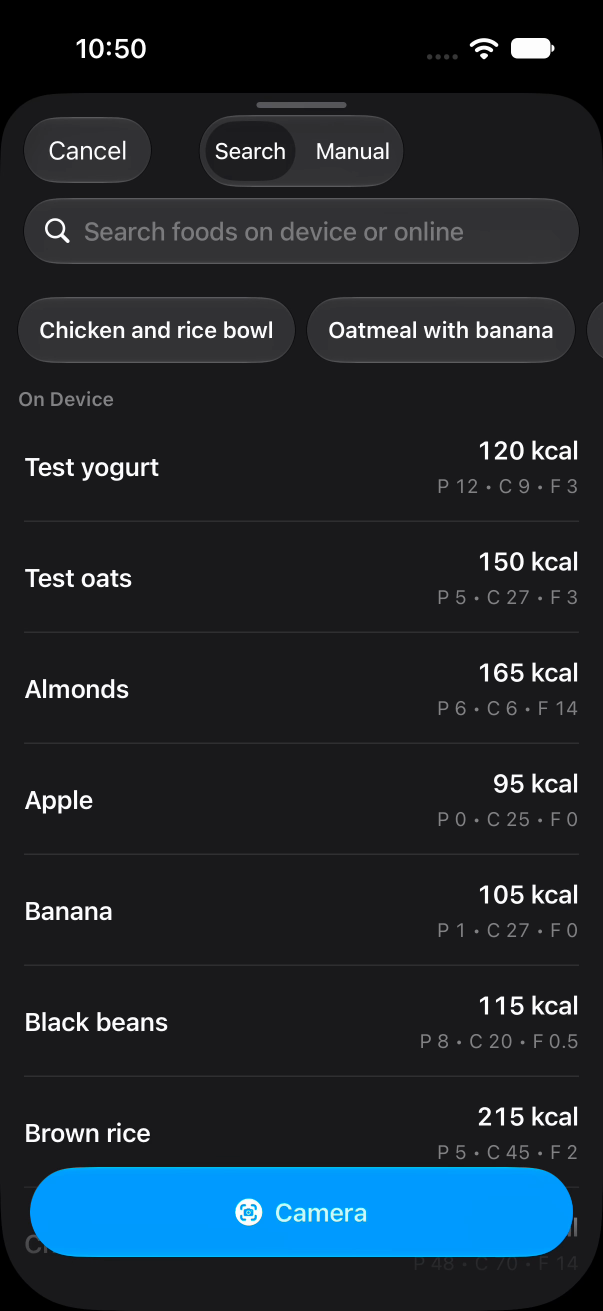
#> input picture docs/evidence/camera-zoom-source-2/prior-before-wide-frame-01.png, 1206 x 2622 px, given as the content of the folder ome/t2/docs/evidence/camera-zoom-source-2/before-wide-frames, which was not available (shown at 1/2 size)
$ python compare.py
#> lines starting #> are read from the running program, lines starting #| are printed output that depends on the picture
"""Viewport-color bounds and fixed-index comparisons, in 402x874 screen points."""
from pathlib import Path
import json
from PIL import Image, ImageDraw, ImageFont

OUT = Path(__file__).parent
FONT = ImageFont.truetype("/System/Library/Fonts/Menlo.ttc", 17)

def bounds(path):
    im = Image.open(path).convert("RGB").resize((402, 874))
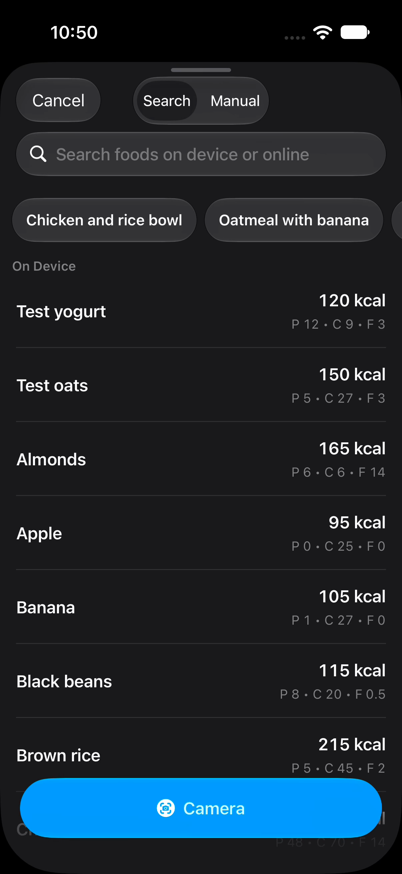
#> im: PIL image 402x874 RGB; mean R, G, B 29.9, 39.1, 46.5
    px = im.load()
    rows = []
    for y in range(50, 850):
        best = (0, 0)
        start = None
        for x in range(402):
            rgb = px[x,y]
            match = 58 <= min(rgb) <= 98 and max(rgb) - min(rgb) <= 5
            if match and start is None:
                start = x
            if not match or x == 401:
                if start is not None and x - start > best[1] - best[0]:
                    best = (start, x)
                start = None
        rows.append((y, best))
#> after the loop, rows = 800 items
    groups, group = [], []
    for y, span in rows:
        if span[1] - span[0] >= 40:
            group.append((y, span))
        else:
            if len(group) >= 50:
                groups.append(group)
            group = []
#> this loop made 800 passes
#> span on passes 1 to 3: (0, 0), (0, 0), (0, 0)
#> after the loop, groups = []
    if len(group) >= 50:
        groups.append(group)
    if not groups:
        return None
    g = max(groups, key=lambda g: sum(s[1]-s[0] for _,s in g))
    if sum(s[1]-s[0] for _,s in g) < 800:
        return None
    return [min(s[0] for _,s in g),g[0][0],max(s[1] for _,s in g),g[-1][0]+1]

def crop_comparison(before, after, bi, ai, title, filename):
    sheet=Image.new("RGB",(804,780),"#202020")
    d=ImageDraw.Draw(sheet)
    for col, name, index in [(0,before,bi),(1,after,ai)]:
        src = Image.open(OUT/f"{name}-frames/{index+1:03d}.png").convert("RGB").resize((402,874))
        sheet.paste(src.crop((0,110,402,850)),(col*402,40))
        d.text((col*402+10,10),f"{name} frame {index:03d}",font=FONT,fill="white")
    sheet.save(OUT/filename)

if __name__ == "__main__":
    names=["before-wide","first-fix-wide","candidate-wide","final-wide","final-compact","final-dashboard-camera"]
    info={}
    for name in names:
        files=sorted((OUT/(name+"-frames")).glob("*.png"))
        all_bounds=[bounds(path) for path in files]
        first=next((i for i,b in enumerate(all_bounds) if b),None)
        info[name]={"first_gray_frame":first,
                    "bounds_at_onset":[{"frame":i,"bounds":all_bounds[i]}
                                       for i in range(first,min(first+12,len(files)))] if first is not None else []}
        print(name,info[name])
#> pass 2 of the loop `for name in names:`:
#> the loop in bounds (call 2), `for y, span in rows:` made 800 passes
    (OUT/"viewport-frame-bounds.json").write_text(json.dumps(info,indent=2)+"\n")
    for index in (29,30,31,32,33,34,35,36):
        crop_comparison("before-wide","final-wide",index,index,"",f"wide-same-frame-{index:03d}.png")
#> in crop_comparison, `sheet=Image.new("RGB",(804,780),"#202020")`: sheet: PIL image 804x780 RGB; every value is 32
#> in crop_comparison, `sheet.paste(src.crop((0,110,402,850)),(col*402,40))`:
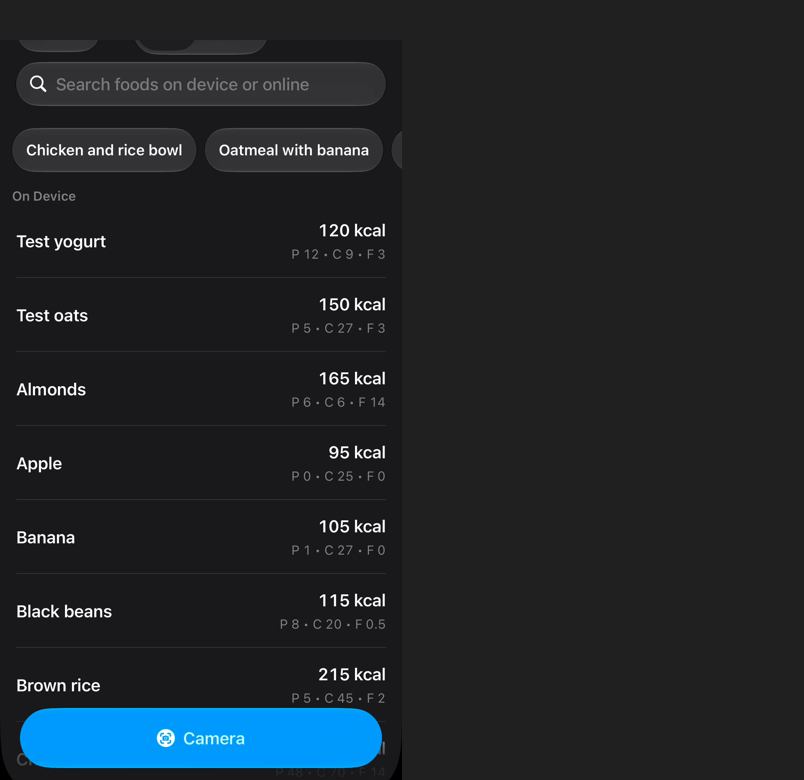
#> sheet: PIL image 804x780 RGB; mean R, G, B 31.8, 36.9, 41
#> in crop_comparison, `sheet.save(OUT/filename)`:
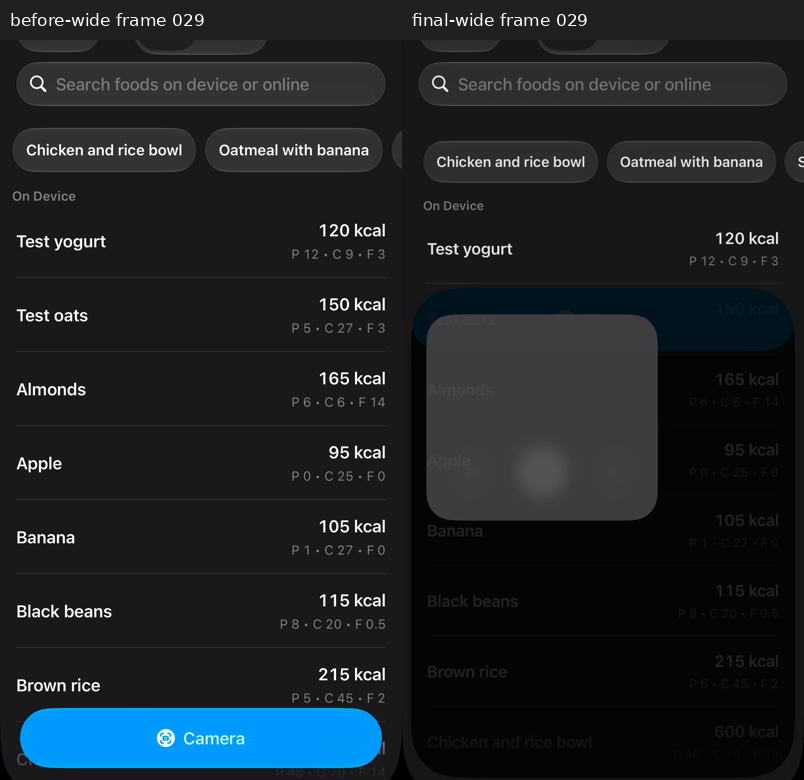
#> saved as wide-same-frame-029.png: PIL image 804x780 RGB; mean R, G, B 28.7, 34.3, 39
#> pass 2 of the loop `for index in (29,30,31,32,33,34,35,36):`:
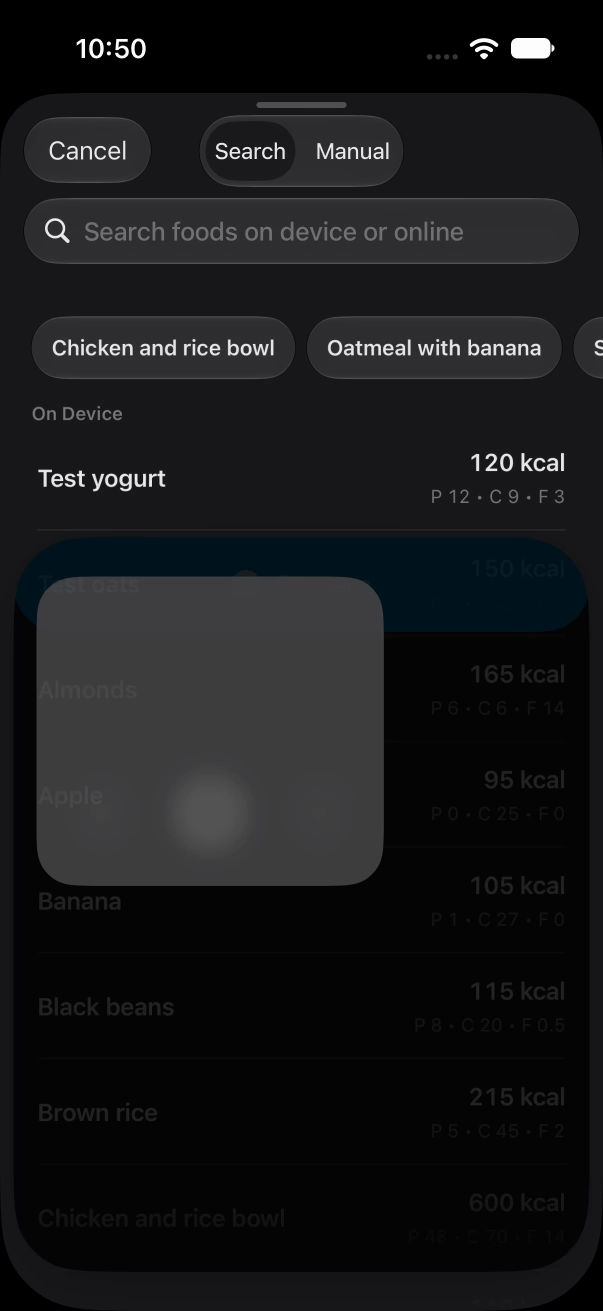
#> input picture docs/evidence/camera-zoom-source-2/prior-before-wide-frame-02.png, 1206 x 2622 px, given in place of 031.png, which was not available (shown at 1/2 size)
#> in crop_comparison (call 2), `src = Image.open(OUT/f"{name}-frames/{index+1:03d}.png").convert("RGB"..`:
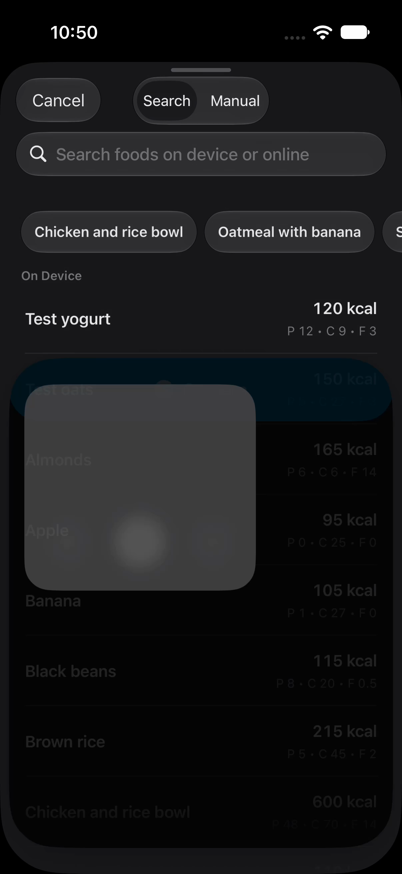
#> src: PIL image 402x874 RGB; mean R, G, B 23.8, 24.5, 25.8
#> in crop_comparison (call 2), `sheet.paste(src.crop((0,110,402,850)),(col*402,40))`:
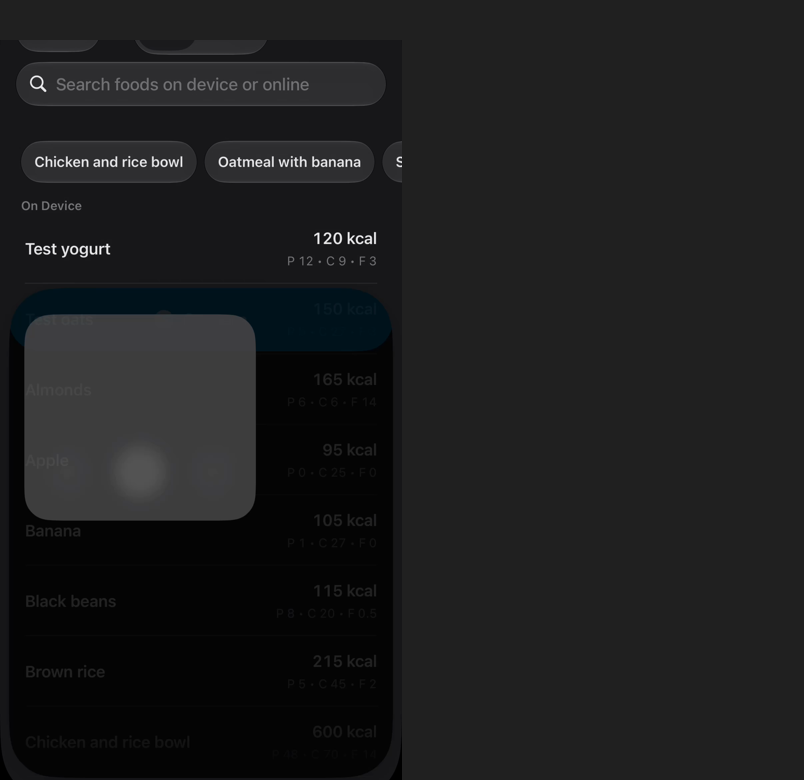
#> sheet: PIL image 804x780 RGB; mean R, G, B 28.5, 28.9, 29.6
#> (the run stopped early here; a loop or call above may not have finished)
